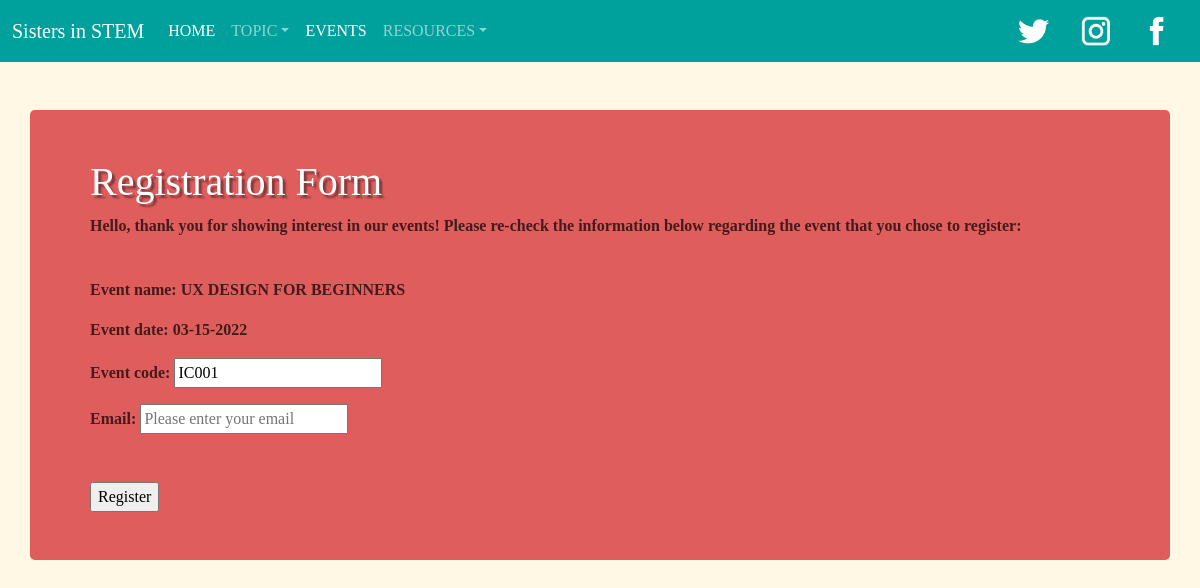
The app's page /regform/IC001 with its own data.
### tables this page shows
CREATE TABLE [events](
[event_id] nvarchar(10) not null primary key,
[event_name] nvarchar(100) not null,
[event_desc] nvarchar(400) not null,
[event_date] nvarchar(20) not null
);

### main.py (the view)
@app.route('/regform/<eid>')
def app_regform(eid):
  ss = "SELECT event_id, event_name, event_date FROM events WHERE event_id = '" + eid + "'"
  einfo = sql(ss, ())
  return render_template("regform.html", peinfo=einfo[0] ) #renders the signup page

### main.py (called while the page is built)
def sql(cmd, vals=None):
    conn = sqlite3.connect('flask.db')
    cur = conn.cursor()
    res = cur.execute(cmd, vals).fetchall()
    conn.commit()
    conn.close()
    return res

### templates/regform.html (shortened to what this page needs)
<!DOCTYPE html>
<html lang="en">
<head>
<link href="https://cdn.jsdelivr.net/npm/bootstrap@5.0.2/dist/css/bootstrap.min.css" rel="stylesheet">
<link type="text/css" rel="stylesheet" href="{{ url_for('static', filename='style.css') }}">
</head>
<body class="bodyhome">
    <nav class="navbar navbar-expand-lg navbar-dark sticky-top  navbarstylehome">
        <div class="container-fluid">
            <a href="/" class="navbar-brand navs" style="font-family:MADE Sunflower; font-size: 30;">Sisters in STEM</a>
            <div class="collapse navbar-collapse" id="navbarCollapse">
                <div class="navbar-nav">
                    <a href="/" class="nav-item nav-link active sans navs" id="navs" >HOME</a>
                    <a class="nav-link dropdown-toggle sans navs" data-bs-toggle="dropdown" href="#" id="navs">TOPIC</a>
                    <a href="/events" class="nav-item nav-link active sans navs" id="navs" >EVENTS</a>
                    <a class="nav-link dropdown-toggle sans navs" data-bs-toggle="dropdown" href="#" id="navs">RESOURCES</a>
                </div>
                <div class="navbar-nav ms-auto">
                  <a class="nav-link px-3" aria-current="page" target="_blank" href="https://mobile.twitter.com/explore" id=home><img src="/static/socicon-twitter.png" style="height: 30px;"></a>
                  <a class="nav-link px-3" aria-current="page" target="_blank" href="https://www.instagram.com/" id=home><img src="/static/socicon-insta.png" style="height: 30px;"></a>
                  <a class="nav-link px-3" aria-current="page" target="_blank" href="https://www.facebook.com/" id=home><img src="/static/socicon-fb.png" style="height: 30px;"></a>
                </div>
            </div>
        </div>
    </nav>
<body>
  <div class="signupFrm">
    <div class="wrapper">
    <form action="{{ url_for('app_reg') }}" class="form" method="post">
      <div class="container rounded-3 containerindex">
        <div class="row p-5 py-0 rounded-3 mt-5 mb-5">
          <div class="row-md-8 rounded-3 pt-5">
            <h1 class="headertopic">Registration Form</h1>
            <p class='desccontent'>Hello, thank you for showing interest in our events! Please re-check the information below regarding the event that you chose to register:</p>
          </div>
          <div class="row-md-8 rounded-3 pt-4">
            <p class='desccontent'><b>Event name: </b>{{ peinfo[1] }}</p>
            <p class='desccontent'><b>Event date: </b>{{ peinfo[2] }}</p>
            <p class='desccontent'><b>Event code: </b><input readonly name='eid' type='text' value={{ peinfo[0] }}></p>
          </div>
          <div class="inputContainer row-md-8 rounded-3 pb-5">
          <label class="label desccontent"><b>Email: </b></label>
          <input name="email" type="text" class="input sans" placeholder="Please enter your email">
          </div>
          <div  class="row-md-8 rounded-3 pb-5">
          <input type="submit" class="submitBtn sans" value="Register">
          </div>
        </div>
      </div>
    </form>
    </div>
  </div>
</body>
</html>

### static/style.css (style rules this page uses)
.desccontent { font-family: 'Sora'; color: #441b1b;; font-weight: 550; }
.sans { font-family: Sora; }
.navbarstylehome { background-color: #00A19D; }
.navs { color: white; }
.bodyhome { background-color: #FFF8E5; }
.containerindex { background-color: #E05D5D; }
.headertopic { font-family: MADE Sunflower; color: white; text-shadow: 3px 3px 2px #7c3939;; }

### records on screen
events: event_name "UX DESIGN FOR BEGINNERS", event_date "03-15-2022", eid "IC001"
